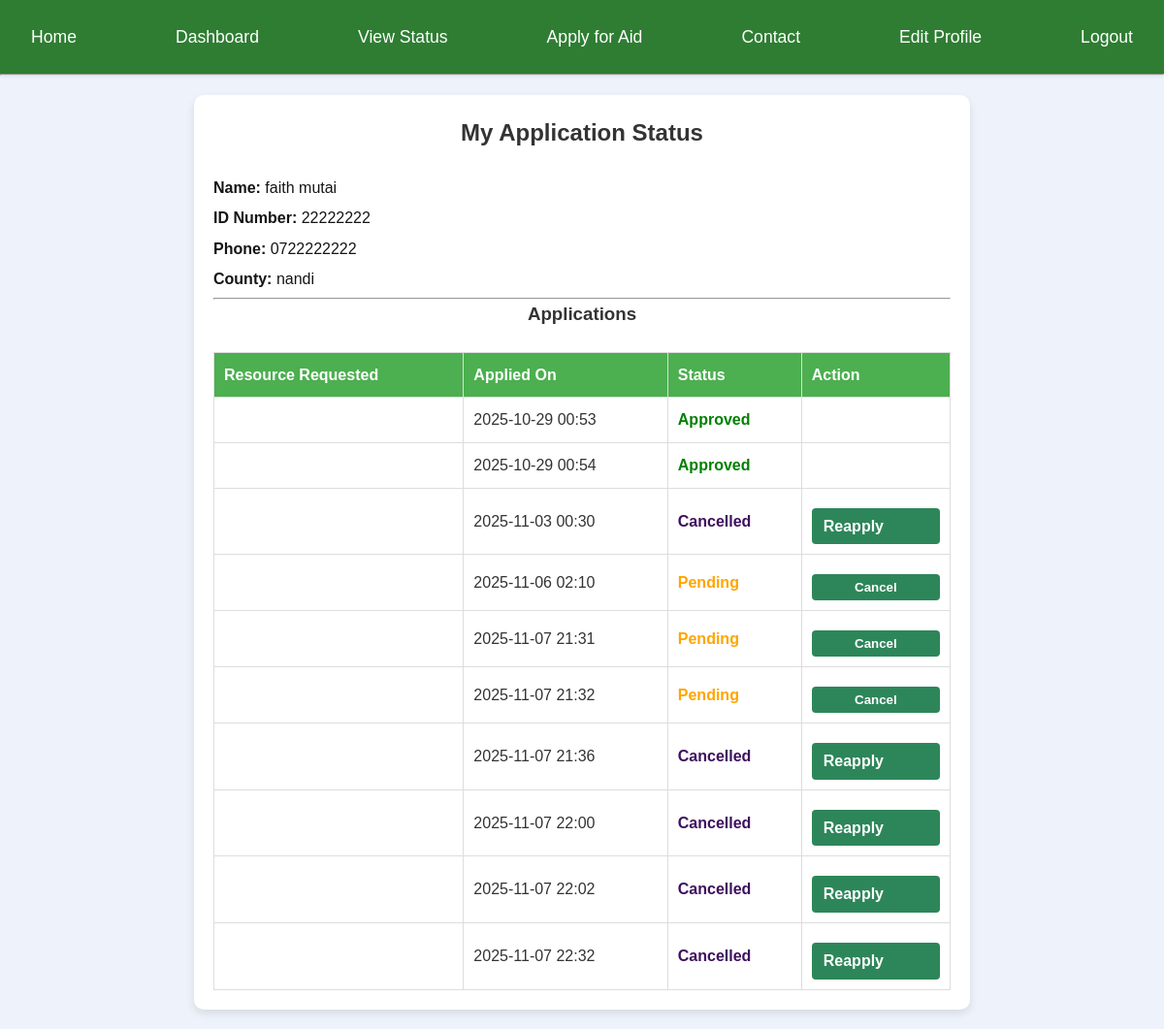
The page /status/22222222/ (signed in) on the database its author committed.
### core/models.py (models this page shows, shortened)
class Farmer(models.Model):
    user = models.OneToOneField(settings.AUTH_USER_MODEL, on_delete=models.CASCADE)
    full_name = models.CharField(max_length=200)
    id_number = models.CharField(max_length=50, unique=True)
    phone_number = models.CharField(max_length=20)
    email = models.EmailField(blank=True, null=True)
    county = models.CharField(max_length=100)
    sub_county = models.CharField(max_length=100)
    ward = models.CharField(max_length=100)
    farm_size = models.DecimalField(max_digits=10, decimal_places=2)
    farming_type = models.CharField(
        max_length=50,
        choices=[
            ('crop', 'Crop Farming'),
            ('livestock', 'Livestock Farming'),
            ('mixed', 'Mixed Farming'),
        ],
        blank=True,
        null=True
    )
    date_registered = models.DateTimeField(auto_now_add=True)
    latitude = models.DecimalField(max_digits=9, decimal_places=6, blank=True, null=True)
    longitude = models.DecimalField(max_digits=9, decimal_places=6, blank=True, null=True)
    created_at = models.DateTimeField(auto_now_add=True)

class AidApplication(models.Model):
    farmer = models.ForeignKey(Farmer, on_delete=models.CASCADE, related_name="applications")
    aid_item = models.ForeignKey(AidItem, on_delete=models.SET_NULL, null=True, blank=True)
    sub_aid_item = models.ForeignKey('SubAidItem', on_delete=models.SET_NULL, null=True, blank=True)  # ✅ New field
    quantity_requested = models.PositiveIntegerField(default=0)
    status = models.CharField(
        max_length=50,
        choices=[
            ('pending', 'Pending'),
            ('approved', 'Approved'),
            ('rejected', 'Rejected'),
            ('cancelled', 'Cancelled'),
        ],
        default='pending'
    )
    applied_at = models.DateTimeField(auto_now_add=True)

### core/views.py (the view)
# urls.py: path("status/<id_number>/", views.status_view, name="status"),
def status_view(request, id_number):
    farmer = get_object_or_404(Farmer, id_number=id_number)
    applications = AidApplication.objects.filter(farmer=farmer)
    return render(request, "core/status.html", {
        "farmer": farmer,
        "applications": applications
    })

### core/templates/core/status.html (shortened to what this page needs)
{% extends "base.html" %}
{% block content %}
<div class="status-container">
    <h2>My Application Status</h2>
    <div class="farmer-details">
        <p><strong>Name:</strong> {{ farmer.full_name }}</p>
        <p><strong>ID Number:</strong> {{ farmer.id_number }}</p>
        <p><strong>Phone:</strong> {{ farmer.phone_number }}</p>
        <p><strong>County:</strong> {{ farmer.county }}</p>
    </div>
    <hr>
    {% if farmer.applications.all %}
        <h3>Applications</h3>
        <table class="applications-table">
            <thead>
                <tr>
                    <th>Resource Requested</th>
                    <th>Applied On</th>
                    <th>Status</th>
                    <th>Action</th>
                </tr>
            </thead>
            <tbody>
                {% for application in farmer.applications.all %}
                <tr>
                    <td>{{ application.resources_needed }}</td>
                    <td>{{ application.applied_at|date:"Y-m-d H:i" }}</td>
                    <td class="status {{ application.status|lower }}">
                        {{ application.get_status_display }}
                    </td>
                  <td>
    {% if application.status == 'pending' %}
        <form method="POST" action="{% url 'cancel_application' application.id %}">
            <button type="submit" class="btn delete-btn">Cancel</button>
        </form>
    {% elif application.status == 'rejected' or application.status == 'cancelled' %}
        <a href="{% url 'reapply_application' application.id %}" class="btn btn-warning btn-sm">Reapply</a>
    {% endif %}
</td>
                </tr>
                {% endfor %}
            </tbody>
        </table>
    {% else %}
        <p>You haven’t submitted any applications yet.</p>
    {% endif %}
</div>
{% endblock %}

### core/static/core/css/styles.css (style rules this page uses)
* { margin: 0; padding: 0; box-sizing: border-box; }
body { margin: 0; font-family: "Segoe UI", Tahoma, Geneva, Verdana, sans-serif; color: #333; line-height: 1.6; background-color: #f9f9f9; }
h1, h2, h3 { font-weight: bold; margin-bottom: 15px; color: #000; }
p { margin-bottom: 15px; font-size: 20px; color: #161515; }
.btn { background: #007bff; color: white; border: none; padding: 10px 15px; border-radius: 10px; cursor: pointer; width: 100%; }
.status-container { max-width: 800px; margin: 20px auto; padding: 20px; background: #fff; border-radius: 10px; box-shadow: 0 4px 8px rgba(0,0,0,0.1); }
.farmer-details p { font-size: 16px; margin: 6px 0; }
.applications-table { width: 100%; border-collapse: collapse; margin-top: 15px; }
.applications-table th, .applications-table td { border: 1px solid #ddd; padding: 10px; text-align: left; }
.applications-table th { background: #4CAF50; color: white; }
.status.pending { color: orange; font-weight: bold; }
.status.approved { color: green; font-weight: bold; }
.status.cancelled { color: #3f105e; font-weight: bold; }
.btn { display: inline-block; padding: 10px 20px; margin-top: 10px; background-color: rgb(91, 174, 230); color: white; text-decoration: none; border-radius: 5px; }
body { background-color: #f8faf8; font-family: "Poppins", sans-serif; color: #333; }
h2 { font-weight: 600; color: #0d0d0e; text-align: center; margin-bottom: 20px; }
h2 { text-align: center; font-weight: bold; color: #2c3e50; }
body { background-color: #f5f9ff; font-family: "Poppins", sans-serif; margin: 0; padding: 0; }
.btn { background-color: #42a5f5; color: #fff; padding: 0.8rem 1.6rem; border-radius: 10px; font-weight: 600; text-decoration: none; transition: background-color 0.3s ease, transform 0.3s ease; }
h2, h3 { text-align: center; color: #333; margin-bottom: 1.5rem; }
body { background-color: #f3f7fc; font-family: "Poppins", sans-serif; }
body { background-color: #eef3fb; font-family: "Poppins", sans-serif; }
.btn { background-color: #2d8659; color: white; padding: 6px 12px; border-radius: 4px; text-decoration: none; }

### rows shown on the page
Farmer: full_name "faith mutai", id_number "22222222", phone_number "0722222222", county "nandi"
AidApplication: applied_at "2025-10-29 00:53", status "Approved"
AidApplication: applied_at "2025-10-29 00:54", status "Approved"
AidApplication: applied_at "2025-11-03 00:30", status "Cancelled", shows "Reapply"
AidApplication: applied_at "2025-11-06 02:10", status "Pending", shows "Cancel"
AidApplication: applied_at "2025-11-07 21:31", status "Pending", shows "Cancel"
AidApplication: applied_at "2025-11-07 21:32", status "Pending", shows "Cancel"
AidApplication: applied_at "2025-11-07 21:36", status "Cancelled", shows "Reapply"
AidApplication: applied_at "2025-11-07 22:00", status "Cancelled", shows "Reapply"
AidApplication: applied_at "2025-11-07 22:02", status "Cancelled", shows "Reapply"
AidApplication: applied_at "2025-11-07 22:32", status "Cancelled", shows "Reapply"
